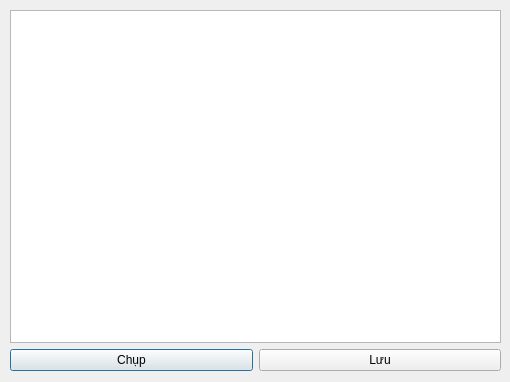
<?xml version="1.0" encoding="UTF-8"?>
<ui version="4.0">
 <class>Dialog_capture</class>
 <widget class="QDialog" name="Dialog_capture">
  <property name="geometry">
   <rect>
    <x>0</x>
    <y>0</y>
    <width>510</width>
    <height>382</height>
   </rect>
  </property>
  <property name="windowTitle">
   <string>Dialog</string>
  </property>
  <widget class="QWidget" name="layoutWidget">
   <property name="geometry">
    <rect>
     <x>10</x>
     <y>10</y>
     <width>491</width>
     <height>361</height>
    </rect>
   </property>
   <layout class="QVBoxLayout" name="verticalLayout">
    <item>
     <widget class="QGraphicsView" name="graphicsView"/>
    </item>
    <item>
     <layout class="QHBoxLayout" name="horizontalLayout">
      <item>
       <widget class="QPushButton" name="pushButton_2">
        <property name="text">
         <string>Chụp</string>
        </property>
       </widget>
      </item>
      <item>
       <widget class="QPushButton" name="pushButton_3">
        <property name="text">
         <string>Lưu</string>
        </property>
       </widget>
      </item>
     </layout>
    </item>
   </layout>
  </widget>
 </widget>
 <resources/>
 <connections/>
</ui>
